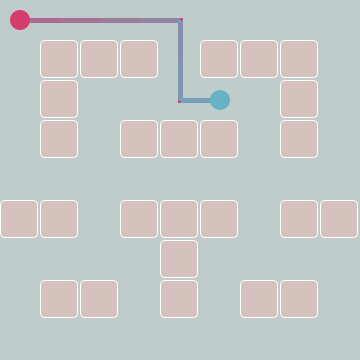
Frame 1 (no input)
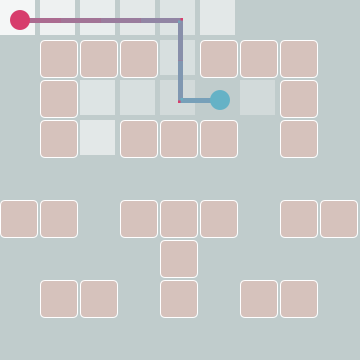
Frame 60 (the mouse pressed at the canvas centre just before this capture)
Frame 120 (the mouse held since frame 60 and released just before this capture): identical to frame 60, image omitted

The Processing sketch that drew these frames (run headless with seeded random() and noise(); from frame 60 on, the mouse is pressed at the canvas centre):

// Processing sketch: aStarPathfinding
// ── aStarPathfinding.pde
/**************************************************************
 Project: An example of the A Star Pathfinding algorithm. I
          explored this when working on recreating a Pacman game.
 
 Author:  Yahir 
 Date:    January 2022
 
 
 Notes:
 - Processing 3.5.4
 
 Instructions:
 1. ARROW KEYS to move node
 2. SPACE KEY to reset start mover

 **************************************************************/

// rough way of creating cells and walls
ArrayList<Cell> cells;
int[] walls = {10, 11, 12, 14, 15, 16, 19, 25, 28,  
               30, 31, 32, 34, 45, 46, 48, 49, 50, 
               52, 53, 58, 64, 65, 67, 69, 70};
int cols;           // number of columns in the grid
int rows;           // number of rows in teh grid
int numCells;       // total number of cells
int cellSize;       // pixel size of a cell

Mover mStart;       // mover object that is the start of path
Mover mTarget;      // mover object that is the target of path

AStarSearch path;     // class for getting path from start to target mover

// color palette
color bckgrnd = color(192, 204, 204);
color fregrnd = color(214, 194, 188);
color strtclr = color(101, 178, 198);
color trgtclr = color(215, 61, 108);

/**************************************************************
 SET UP FUNCTION
 **************************************************************/
void setup() {
  size(360, 360);
  cols = 9;
  rows = 9;
  numCells = rows * cols;
  cellSize = 40;
  
  // loop through desired number or rows
  // and columns and create cells including walls.
  cells = new ArrayList<Cell>();
  int wallsIndex = 0;
  for(int y = 0; y < rows; y++) {
    for(int x = 0; x < cols; x++) {
      int index = x + y * cols;
      if(index == walls[wallsIndex]) {
        cells.add(new Cell(x, y, 1));
        if(wallsIndex < walls.length - 1) {
          wallsIndex++;
        }
      } else {
        cells.add(new Cell(x, y, 0));
      }
    }
  }
  
  // update neighbors for cells to assist in path finding
  for(int y = 0; y < rows; y++) {
    for(int x = 0; x < cols; x++) {
      cells.get(x + y * cols).addNeighbors(cells, rows, cols);
    }
  }
  
  // create objects
  int[] startPos = getEmptyCell();
  mStart = new Mover(startPos[0], startPos[1], 0);
  mTarget = new Mover(0, 0, 1);  
  path = new AStarSearch(); 
}

/**************************************************************
 DRAW FUNCTION
 **************************************************************/
void draw() {
  background(bckgrnd);
  
  // display the cells
  for(int i = 0; i < cells.size(); i++) {
    cells.get(i).display();
  }
  
  // find and display path
  path.findPath(mStart, mTarget);
  path.displayPath(strtclr);
  
  // display mover
  mStart.display();
  mTarget.display(); 
  
}

/**************************************************************
 KEY PRESSED
 
 KEY LEFT  | move node left
 KEY RIGHT | move node right
 KEY UP    | move node up
 KEY DOWN  | move node down
 KEY SPACE | reset target mover
 **************************************************************/
void keyPressed() {
  if(key == CODED) {
    if(keyCode == LEFT) {
      mTarget.moveLeft();
    }
    if(keyCode == RIGHT) {
      mTarget.moveRight();
    }
    if(keyCode == UP) {
      mTarget.moveUp();
    }
    if(keyCode == DOWN) {
      mTarget.moveDown();
    }
  }
  
  if(key == ' ') {
    int[] startPos = getEmptyCell();
    mStart.x = startPos[0];
    mStart.y = startPos[1];
  }
}

/*
* basic function for getting a cell that is not a wall
*
* @RETURN int array corresponding to x and y cell values
*/
int[] getEmptyCell() {
  int x = int(random(0, cols - 1));
  int y = int(random(0, rows - 1));
  int index = x + y * cols;
  while(cells.get(index).type == 1) {
    x = int(random(0, cols - 1));
    y = int(random(0, rows - 1));
    index = x + y * cols;
  }
  return new int[] {x, y};
}

// ── AStarSearch.pde
/**
 * Class for fiding shortest path for a given location to a target
 * using A* algorithm and Manhattan distance
 *
 **/
class AStarSearch {
  // Open and closed set
  ArrayList<Cell> openSet;
  ArrayList<Cell> closedSet;
  // The road taken
  ArrayList<Cell> path;
  ArrayList<Cell> winningPath;
  // Start, end, and current Cell
  Cell start;
  Cell end;
  Cell current;


  /**
   * Class Constructor
   **/
  AStarSearch() {
    openSet = new ArrayList<Cell>();
    closedSet = new ArrayList<Cell>();
    path = new ArrayList<Cell>();
    winningPath = new ArrayList<Cell>();
    start = null;
    end = null;
    current = null;
  }

  /**
   * Find Path Method: used to get start and end locations
   * in order to find optitmal path using Manhattan distance
   *
   * @PARAM: a is a Cell: the start location
   * @PARAM: b is a Cell: the end or target location
   * ---------------------------------------------------------
   * ALTERNATE can use Mover a and Mover b as PARAMS
   **/
  void findPath(Mover a, Mover b) { // Alternate Params
  //void findPath(Cell a, Cell b) {
    // RESET previous to null
    for (int y = 0; y < rows; y++) {
      for (int x = 0; x < cols; x++) {
        cells.get(x + y * cols).previous = null;
        cells.get(x + y * cols).g = 0;
        cells.get(x + y * cols).f = 0;
        cells.get(x + y * cols).heuristic = 0;
      }
    }
    // CLEAR array lists
    path.clear();
    openSet.clear();
    closedSet.clear();

    // ASSIGN start location to Mover a location
    // ASSIGN end location to Mover b location
    //start = cells[a.getI()][a.getJ()]; // For alternate params
    //end = cells[b.getI()][b.getJ()]; // For alternate params
    //start = a;
    //end = b;
    start = cells.get(a.x + a.y * cols);
    end = cells.get(b.x + b.y * cols);
    // ADD start to openSet list
    openSet.add(start);
   
    // LOOP through until openSet is empty
    while (!openSet.isEmpty()) {
 
      // FIND best next option
      int winner = 0;
      for (int i = 0; i < openSet.size(); i++) {
        //fill(213, 114, 118);
        //ellipse(openSet.get(i).xPos + (cellSize/2),
        //        openSet.get(i).yPos + (cellSize/2), 20, 20);
        if (openSet.get(i).f < openSet.get(winner).f) {
          winner = i;
        }
      }
      current = openSet.get(winner);
     

      // Finish when current cell is equal to end cell
      if (current == end) {
        // FIND optimal path by working backwards
        Cell temp = current;
        path.add(temp);
        while (temp.previous != null) {
          path.add(temp.previous);
          temp = temp.previous;
        }
        break;
      }

      // Best option MOVES from openSet to closedSet
      openSet.remove(current);
      closedSet.add(current);

      // CHECK all the neighbors
      ArrayList<Cell> neighbors = current.neighbors;
      for (int i = 0; i < neighbors.size(); i++) {
        Cell neighbor = neighbors.get(i);

        // Insure next cell is a valid cell to move into
        if (!closedSet.contains(neighbor) && neighbor.type != 1) {
          float tempG = current.g + heuristic(neighbor, current);

          // COMPARE to see if this is a better path the prior path
          boolean newPath = false;
          if (openSet.contains(neighbor)) {
            if (tempG < neighbor.g) {
              neighbor.g = tempG;
              newPath = true;
            }
          } else {
            neighbor.g = tempG;
            newPath = true;
            openSet.add(neighbor);
          }
         
          // IF new path is better update
          if (newPath) {
            neighbor.heuristic = heuristic(neighbor, end);
            neighbor.f = neighbor.g + neighbor.heuristic;
            neighbor.previous = current;
          }
        }
      }
    }
   
  }

  /**
   * Method for displaying the optimal path
   **/
  void displayPath(color c) {
    noFill();
    stroke(trgtclr);
    strokeWeight(5);
    strokeCap(SQUARE);
    beginShape();
    for (int i = 0; i < path.size(); i++) {
      vertex(path.get(i).x * cellSize + cellSize / 2, path.get(i).y * cellSize + cellSize / 2);
    }
    endShape();
    
    for (int i = 0; i < path.size() - 1; i++) {
      stroke(red(c), green(c), blue(c), map(i, 0, path.size(), 100, 255));
      beginShape();
      vertex(path.get(i).x * cellSize + cellSize / 2, 
             path.get(i).y * cellSize + cellSize / 2);
      vertex(path.get(i + 1).x * cellSize + cellSize / 2, 
             path.get(i + 1).y * cellSize + cellSize / 2);
      endShape();
    }
    
    strokeWeight(1);
  }

  /**
   * An educated guess of how far two cells are
   **/
  float heuristic(Cell a, Cell b) {
    float d = dist(a.x, a.y, b.x, b.y);
    return d;
  }
}

// ── Cell.pde
/**
 * Class for creating cells that will make up a grid
 * movers can traverse and pathfinding can be done.
 **/
 
class Cell {
  int x, y;                  // cell x and y (index)
  int xPos, yPos;            // cell x and y (pixel)
  int type;                  // type of cell (empty or wall)

  // g, h and f values for A*
  float g = 0;               // movement cost
  float heuristic = 0;       // educated distance
  float f = 0;               // movement cost + educated distance
  Cell previous = null;      // used to check cells in pathfinding
  ArrayList<Cell> neighbors; // list of neighboring cells. 
  
  /**
  * Constructor for cell
  * 
  * @PARAM _x      the x index position of cell
  * @PARAM _y      the y index position of cell
  * @PARAM _t      type of cell
  */
  Cell(int _x, int _y, int _t) {
    x = _x;
    y = _y;
    xPos = _x * cellSize;
    yPos = _y * cellSize;
    type = _t;
    neighbors = new ArrayList<Cell>();
      
  }
  
  /**
  * display the cell according to type
  */
  void display() {
    
    switch(type) {
      case 1: // wall
      strokeWeight(1);
      stroke(255);  
      fill(fregrnd);
      rect(xPos, yPos, cellSize - 3, cellSize - 3, 5);
      break;
      default: // empty
      noStroke();
      if(g > 0) {
      fill(255, map(g, 0, 9, 50, 255));
      } else {
        fill(bckgrnd);
      }
      rect(xPos, yPos, cellSize - 5, cellSize - 5);
      break;    
    }
  }
  
  /**
  * displayign neighboring cells
  */
  void displayNeighbors() {
    fill(255, 0, 0);
    rect(xPos, yPos, cellSize, cellSize);
   
    for(int i = 0; i < neighbors.size(); i++) {
      fill(0);
      rect(neighbors.get(i).xPos, neighbors.get(i).yPos, cellSize, cellSize);
    }    
  }
  
  /**
  * populate neighbor cells to list
  */
  void addNeighbors(ArrayList<Cell> cells, int numCols, int numRows) {
    if (x < numCols - 1) {
      neighbors.add(cells.get((x + 1) + y * cols));
    }
    if (x > 0) { // this works
      neighbors.add(cells.get((x - 1) + y * cols));
    }
    if (y < numRows - 1) {
      neighbors.add(cells.get(x + (y + 1) * cols));
    }
    if (y > 0) { // this works
      neighbors.add(cells.get(x + (y - 1) * cols));
    }
  }
}

// ── Mover.pde
/**
 * Class for creating mover objects that can move along 
 * cells in the grid.
 **/
class Mover {
  int x, y;            // the x index position of mover
  int xPos, yPos;      // the y index position of mver
  int w;               // the width/size of the mover
  int index;           // the index position within grid
  int type;            // the type of mover for assiging color

  /**
  * constructor for mover
  * @PARAM: _x     x index position
  * @PARAM: _y     y index position
  * @PARAM: _t     type of mover
  */
  Mover(int _x, int _y, int _t) {
    x = _x;
    y = _y;
    w = cellSize/2;
    type = _t;
    update();
  }
  
  /**
  * Update the pixel location and index value
  */
  void update() {
    index = x + y * cols;
    xPos = x * cellSize + w;
    yPos = y * cellSize + w;
  }
  
  /**
  * display the mover
  */
  void display() {
    update();
    fill(strtclr);
    noStroke();
    if (type == 1) {
      fill(trgtclr);
    }   
    ellipse(xPos, yPos, w, w);
  }
  
  /**
  *  check if mover can move down within the grid
  *
  * @RETURN: true if can move and false if unable to move
  */
  boolean canMoveDown() {
    int newY = y + 1;
    if (newY >= 0 && newY < rows) {
      if (cells.get(x + newY * cols).type != 1) {
        return true;
      } else {
        return false;
      }
    }
    return false;
  }
  
  /**
  *  check if mover can move up within the grid
  *
  * @RETURN: true if can move and false if unable to move
  */
  boolean canMoveUp() {
    int newY = y - 1;
    if (newY >= 0 && newY < rows) {
      if (cells.get(x + newY * cols).type != 1) {
        return true;
      } else {
        return false;
      }
    }
    return false;
  }
  
  /**
  *  check if mover can move left within the grid
  *
  * @RETURN: true if can move and false if unable to move
  */
  boolean canMoveLeft() {
    int newX = x - 1;
    if (newX >=0 && newX < cols) {
      if (cells.get((newX + y * cols)).type != 1) {
        return true;
      } else {
        return false;
      }
    }
    return false;
  }
  
  /**
  *  check if mover can move right within the grid
  *
  * @RETURN: true if can move and false if unable to move
  */
  boolean canMoveRight() {
    int newX = x + 1;
    if (newX >= 0 && newX < cols) {
      if (cells.get(newX + y * cols).type != 1) {
        return true;
      } else {
        return false;
      }
    }
    return false;
  }
  
  /**
  * set mover y index down
  */
  void moveDown() {
    if (canMoveDown()) {
      y++;
    }
  }
  
  /**
  * set mover y index up
  */
  void moveUp() {
    if (canMoveUp()) {
      y--;
    }
  }
  
  /**
  * set mover y index left
  */
  void moveLeft() {
    if (canMoveLeft()) {
      x--;
    }
  }
  
  /**
  * set mover y index right
  */
  void moveRight() {
    if (canMoveRight()) {
      x++;
    }
  }
}
